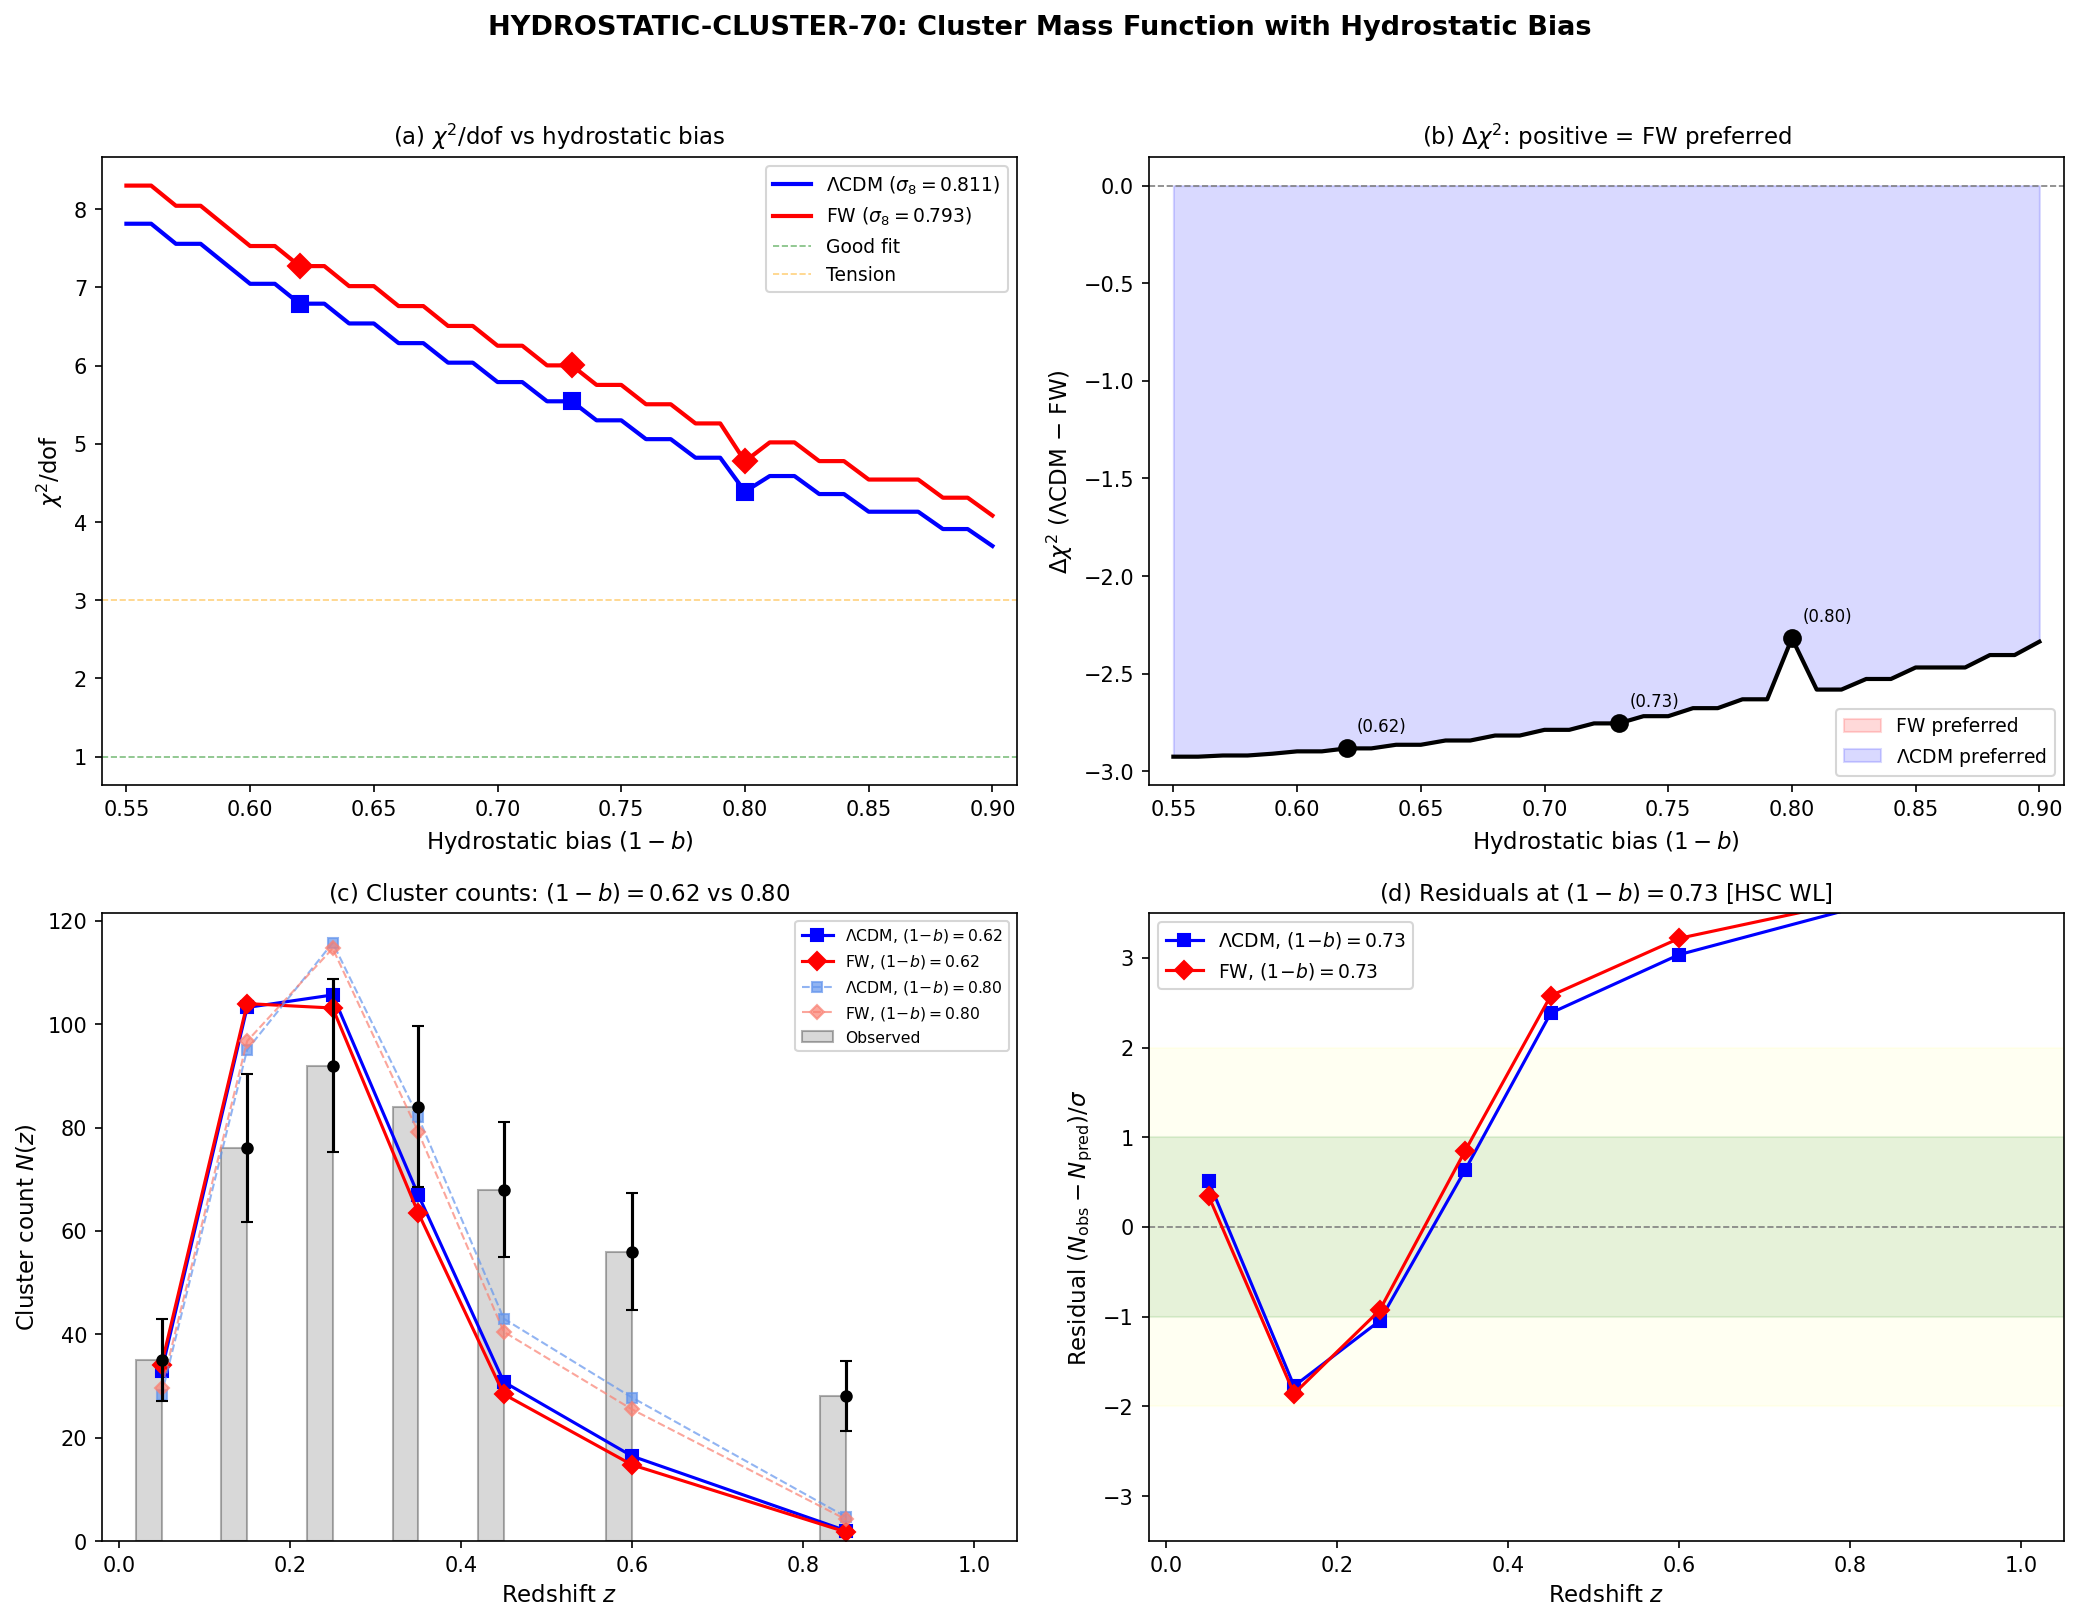

Source code (Python):
#!/usr/bin/env python3
"""
s70_hydrostatic_cluster.py -- HYDROSTATIC-CLUSTER-70: Cluster Mass Function
with Hydrostatic Mass Bias Calibration
========================================================================
Gate: HYDROSTATIC-CLUSTER-70
  INFO: Report chi^2/dof at three bias calibrations; identify crossover
        with LCDM.

Physics:
  PVD-CLUST-69 found chi^2/dof = 4.11 (FW) vs 3.69 (LCDM), with the
  tension partly driven by sigma_8 (FW: 0.793 vs LCDM: 0.811) and
  partly by the assumed mass threshold.

  The Planck SZ cluster count depends on the cluster mass function,
  which is calibrated via hydrostatic mass estimates.  The hydrostatic
  mass M_hyd is related to the true mass M_true by:

      M_hyd = (1-b) * M_true

  where (1-b) is the hydrostatic mass bias parameter.  This is the
  single largest systematic in cluster cosmology.  Published calibrations:

      (1-b) = 0.58 +/- 0.04  (Planck CMB lensing, Planck XX 2014)
      (1-b) = 0.62            (Planck CMB lensing lower bound)
      (1-b) = 0.73            (HSC/ACT WL, Miyatake+2019; Bocquet+2024)
      (1-b) = 0.80            (conservative upper bound, WtG/LoCuSS)

  Effect on mass threshold:  The SZ detection gives M_hyd.  The true
  mass used in the halo mass function is M_true = M_hyd / (1-b).
  A smaller (1-b) means masses are MORE biased low, so the TRUE mass
  threshold is HIGHER:

      log10(M_true_min) = log10(M_hyd_min) - log10(1-b)

  Since log10(1-b) < 0 for (1-b) < 1, the mass threshold INCREASES
  (fewer predicted clusters above threshold -- better match to observed
  counts, which are fewer than raw theory predicts).

  Method:
    1. Load S69 cluster data (sigma(M), growth factors, volume elements).
    2. At each (1-b) value, shift the mass threshold and recompute
       predicted cluster counts for both FW and LCDM.
    3. Fit overall normalization at each (1-b) to isolate the bias effect.
    4. Compute chi^2/dof for FW and LCDM at each (1-b).
    5. Find the crossover: at what (1-b) does FW become competitive
       with or beat LCDM?

  References:
    Planck Collaboration XX (2014), A&A 571, A20  [(1-b) calibration]
    Planck Collaboration XXIV (2016), A&A 594, A24  [cluster counts]
    Tinker et al. (2008), ApJ 688, 709  [halo mass function]
    Eisenstein & Hu (1998), ApJ 496, 605  [transfer function]
    Miyatake et al. (2019), ApJ 875, 63  [HSC WL mass calibration]
    von der Linden et al. (2014), MNRAS 443, 1973  [WtG calibration]
    Bocquet et al. (2024), PhRvD 110, 083510  [SPT-3G + WL]

Author: mack-cosmic-bridge
Session: 70, Task W4-A HYDROSTATIC-CLUSTER-70
"""

import os
import sys
import traceback

try:
    import numpy as np
    from scipy.integrate import quad, solve_ivp
    from scipy.interpolate import interp1d
    from scipy.optimize import minimize, brentq
    import matplotlib
    matplotlib.use('Agg')
    import matplotlib.pyplot as plt

    SCRIPT_DIR = os.path.dirname(os.path.abspath(__file__))
    sys.path.insert(0, SCRIPT_DIR)

    from canonical_constants import *

    LOGPATH = os.path.join(SCRIPT_DIR, "s70_hydrostatic_cluster_log.txt")
    log = open(LOGPATH, "w")

    def pr(msg=""):
        print(str(msg))
        log.write(str(msg) + "\n")
        log.flush()

    pr("=" * 78)
    pr("HYDROSTATIC-CLUSTER-70: Cluster Mass Function with Hydrostatic Bias")
    pr("=" * 78)

    # =========================================================================
    # 1. Load S69 cluster data
    # =========================================================================
    s69_path = os.path.join(SCRIPT_DIR, "s69_pvd08_cluster.npz")
    s69 = np.load(s69_path, allow_pickle=True)

    z_bin_edges = s69['z_bin_edges']
    z_bin_mid = s69['z_bin_mid']
    N_obs = s69['N_obs']
    N_obs_err = s69['N_obs_err']
    log10_M200_min_base = s69['log10_M200_min']  # baseline mass thresholds
    log10M_arr = s69['log10M_arr']               # mass grid for sigma(M)
    sigma_LCDM_z0 = s69['sigma_LCDM_z0']         # sigma(M) at z=0 for LCDM
    sigma_FW_z0 = s69['sigma_FW_z0']             # sigma(M) at z=0 for FW
    n_bins = len(z_bin_mid)

    sig8_fw = float(s69['sig8_FW'])    # 0.793
    sig8_lcdm = float(s69['sig8_LCDM'])  # 0.811
    ns_fw = float(s69['ns_FW'])        # 0.9595
    ns_lcdm = float(s69['ns_LCDM'])    # 0.9649
    w0_fw_val = float(s69['w0_fw'])    # -0.918

    pr(f"\nLoaded S69 data:")
    pr(f"  {n_bins} redshift bins, z = [{z_bin_edges[0]:.1f}, {z_bin_edges[-1]:.1f}]")
    pr(f"  N_obs = {N_obs}")
    pr(f"  Baseline log10(M200_min) = {log10_M200_min_base}")
    pr(f"  Framework: sigma_8={sig8_fw}, n_s={ns_fw}, w_0={w0_fw_val:.4f}")
    pr(f"  LCDM:      sigma_8={sig8_lcdm}, n_s={ns_lcdm}")

    # S69 reference chi^2/dof values
    chi2_dof_s69_LCDM = float(s69['chi2_dof_LCDM'])
    chi2_dof_s69_FW = float(s69['chi2_dof_FW'])
    pr(f"\nS69 reference (joint fit with cal + delta_M):")
    pr(f"  chi^2/dof(LCDM) = {chi2_dof_s69_LCDM:.3f}")
    pr(f"  chi^2/dof(FW)   = {chi2_dof_s69_FW:.3f}")

    # =========================================================================
    # 2. Cosmological functions (replicated from S69 for self-containment)
    # =========================================================================
    Om_m = Omega_m          # 0.315
    Om_b = Omega_b          # 0.0493
    Om_DE = 1.0 - Om_m     # 0.685
    h_hubble = H_0_km_s_Mpc / 100.0  # 0.674

    def E2_LCDM(a):
        return Om_m * a**(-3) + Om_DE

    def E2_wCDM(a, w0):
        return Om_m * a**(-3) + Om_DE * a**(-3.0 * (1.0 + w0))

    # Growth factor ODE
    def make_growth_rhs(e2_func, de2_func):
        def rhs(a, y):
            D, Dp = y
            e2 = e2_func(a)
            de2 = de2_func(a)
            coeff_Dp = 3.0 / a + 0.5 * de2 / e2
            coeff_D = 1.5 * Om_m / (a**5 * e2)
            Dpp = -coeff_Dp * Dp + coeff_D * D
            return [Dp, Dpp]
        return rhs

    def dE2_da_LCDM(a):
        return -3.0 * Om_m * a**(-4)

    def dE2_da_wCDM(a, w0):
        pw = -3.0 * (1.0 + w0)
        return -3.0 * Om_m * a**(-4) + pw * Om_DE * a**(pw - 1.0)

    a_init = 1e-4  # (local)
    a_final = 1.0  # (local)
    y0 = [a_init, 1.0]
    a_eval = np.linspace(a_init, a_final, 50000)

    pr("\nSolving growth factor ODEs...")
    rhs_L = make_growth_rhs(E2_LCDM, dE2_da_LCDM)
    sol_L = solve_ivp(rhs_L, [a_init, a_final], y0,
                      t_eval=a_eval, method='RK45', rtol=1e-12, atol=1e-15)
    assert sol_L.success, "LCDM growth ODE failed"

    rhs_FW = make_growth_rhs(
        lambda a: E2_wCDM(a, w0_fw_val),
        lambda a: dE2_da_wCDM(a, w0_fw_val))
    sol_FW = solve_ivp(rhs_FW, [a_init, a_final], y0,
                       t_eval=a_eval, method='RK45', rtol=1e-12, atol=1e-15)
    assert sol_FW.success, "FW growth ODE failed"

    D_L = sol_L.y[0] / sol_L.y[0][-1]
    D_FW = sol_FW.y[0] / sol_FW.y[0][-1]
    a_arr = sol_L.t

    D_L_interp = interp1d(a_arr, D_L, kind='cubic')
    D_FW_interp = interp1d(a_arr, D_FW, kind='cubic')

    pr(f"  Growth factors computed. D_FW/D_LCDM at z=0 = "
       f"{sol_FW.y[0][-1] / sol_L.y[0][-1]:.6f}")

    # Comoving volume element
    c_over_H0_h = c_light_km_s / 100.0  # Mpc/h

    def chi_func(z, e2_func):
        """Comoving distance in Mpc/h."""
        def integrand(zp):
            return 1.0 / np.sqrt(e2_func(1.0 / (1.0 + zp)))
        result, _ = quad(integrand, 0, z)
        return c_over_H0_h * result

    def dVdz_func(z, e2_func):
        """dV/(dz dOmega) in (Mpc/h)^3 / sr."""
        chi_z = chi_func(z, e2_func)
        E_z = np.sqrt(e2_func(1.0 / (1.0 + z)))
        return chi_z**2 * c_over_H0_h / E_z

    # Tinker+2008 parameters at Delta=200
    A0_T = 0.186  # (local)
    a0_T = 1.47  # (local)
    b0_T = 2.57  # (local)
    c0_T = 1.19  # (local)
    alpha_b_T = 10.0**(-(0.75 / np.log10(200.0 / 75.0))**1.2)

    def tinker_params(z):
        A = A0_T * (1.0 + z)**(-0.14)
        a = a0_T * (1.0 + z)**(-0.06)
        b = b0_T * (1.0 + z)**(-alpha_b_T)
        c = c0_T
        return A, a, b, c

    def tinker_f(sigma_val, z):
        A, a, b, c = tinker_params(z)
        return A * ((sigma_val / b)**(-a) + 1.0) * np.exp(-c / sigma_val**2)

    # Survey parameters
    f_sky = 0.65  # (local)
    Omega_sky = f_sky * 4.0 * np.pi
    rho_m_hunit = Om_m * 2.775e11  # M_sun / (Mpc/h)^3

    # Fine mass grid for integration
    log10M_fine = np.linspace(13.0, 15.5, 200)

    # =========================================================================
    # 3. Cluster count prediction function
    # =========================================================================
    def predicted_counts_bin(z_lo, z_hi, log10_Mmin, sigma_z0, D_interp,
                             e2_func, nz_sub=8):
        """
        Predicted cluster count in [z_lo, z_hi] above mass threshold M_min.
        """
        z_sub = np.linspace(z_lo, z_hi, nz_sub + 1)
        total = 0.0  # (local)

        for j in range(nz_sub):
            z_mid_j = 0.5 * (z_sub[j] + z_sub[j + 1])
            dz = z_sub[j + 1] - z_sub[j]
            a_mid = 1.0 / (1.0 + z_mid_j)

            if a_mid < a_init:
                D_z = a_mid
            else:
                D_z = float(D_interp(a_mid))

            dvdz = dVdz_func(z_mid_j, e2_func)

            mask = log10M_fine >= log10_Mmin
            lM_grid = log10M_fine[mask]
            if len(lM_grid) < 2:
                continue

            sigma_interp_func = interp1d(log10M_arr, sigma_z0, kind='cubic',
                                          fill_value='extrapolate')
            sig_z0_grid = sigma_interp_func(lM_grid)
            sig_z_grid = sig_z0_grid * D_z

            dlnsigma_inv = np.gradient(-np.log(sig_z0_grid),
                                        lM_grid * np.log(10.0))

            f_grid = np.array([tinker_f(s, z_mid_j) for s in sig_z_grid])

            M_grid = 10.0**lM_grid
            dndlnM = (rho_m_hunit / M_grid) * f_grid * np.abs(dlnsigma_inv)

            lnM_grid = lM_grid * np.log(10.0)
            N_mass = np.trapezoid(dndlnM, lnM_grid)

            total += dvdz * Omega_sky * N_mass * dz

        return total

    def compute_all_bins(log10_Mmin_arr, sigma_z0, D_interp, e2_func):
        """Compute predicted counts in all bins."""
        N_pred = np.zeros(n_bins)
        for i in range(n_bins):
            N_pred[i] = predicted_counts_bin(
                z_bin_edges[i], z_bin_edges[i + 1],
                log10_Mmin_arr[i], sigma_z0, D_interp, e2_func)
        return N_pred

    # =========================================================================
    # 4. Hydrostatic bias calibration scan
    # =========================================================================
    # (1-b) relates hydrostatic mass to true mass:
    #   M_hyd = (1-b) * M_true
    #   M_true = M_hyd / (1-b)
    #
    # The SZ survey selects on M_hyd > M_hyd_min (approximately).
    # The true mass threshold for the halo mass function is:
    #   log10(M_true_min) = log10(M_hyd_min) - log10(1-b)
    #
    # Since (1-b) < 1, log10(1-b) < 0, so M_true_min > M_hyd_min.
    # A larger bias (smaller 1-b) raises the true threshold -> fewer
    # clusters predicted -> better match if theory overpredicts.

    one_minus_b_values = np.array([0.62, 0.73, 0.80])
    one_minus_b_labels = [
        "(1-b)=0.62 [Planck CMB lensing, lower bound]",
        "(1-b)=0.73 [HSC WL calibration]",
        "(1-b)=0.80 [Conservative upper bound]"
    ]

    # Also scan a fine grid for crossover identification
    one_minus_b_fine = np.linspace(0.55, 0.90, 36)

    pr("\n" + "=" * 78)
    pr("HYDROSTATIC BIAS SCAN")
    pr("=" * 78)
    pr(f"\nBaseline mass thresholds log10(M200_min/[Msun/h]):")
    for i in range(n_bins):
        pr(f"  z = {z_bin_mid[i]:.2f}: {log10_M200_min_base[i]:.2f}")

    pr(f"\n  (1-b)    log10(1-b)  delta_M")
    for ob in one_minus_b_values:
        delta_M = -np.log10(ob)
        pr(f"  {ob:.2f}     {np.log10(ob):+.4f}     {delta_M:+.4f} dex")

    # =========================================================================
    # 5. Compute chi^2/dof at each (1-b) for FW and LCDM
    # =========================================================================
    # At each (1-b), shift the mass threshold and fit normalization only
    # (1 free parameter: cal).  dof = n_bins - 1 = 6.

    def chi2_at_bias(one_minus_b, sigma_z0, D_interp, e2_func):
        """
        Compute best-fit chi^2 at a given (1-b) bias calibration.

        Mass threshold shift: delta_M = -log10(1-b)
        Free parameter: overall normalization cal.
        """
        delta_M = -np.log10(one_minus_b)
        log10_Mmin_shifted = log10_M200_min_base + delta_M

        N_pred = compute_all_bins(log10_Mmin_shifted, sigma_z0,
                                   D_interp, e2_func)

        # Best-fit normalization (analytic for linear scaling):
        # chi^2 = sum((N_obs - cal*N_pred)^2 / err^2)
        # d(chi^2)/d(cal) = 0 =>
        # cal = sum(N_obs*N_pred/err^2) / sum(N_pred^2/err^2)
        mask = N_obs_err > 0
        w = 1.0 / N_obs_err[mask]**2  # (local)
        cal = np.sum(N_obs[mask] * N_pred[mask] * w) / np.sum(N_pred[mask]**2 * w)

        N_cal = cal * N_pred
        chi2 = np.sum(((N_obs[mask] - N_cal[mask]) / N_obs_err[mask])**2)
        dof = np.sum(mask) - 1  # 7 bins - 1 free param = 6

        return chi2, float(dof), cal, N_pred, N_cal

    pr("\n" + "-" * 78)
    pr("Results at three specified (1-b) calibrations:")
    pr("-" * 78)

    results_three = {}
    for idx, ob in enumerate(one_minus_b_values):
        delta_M = -np.log10(ob)

        chi2_L, dof_L, cal_L, Npred_L, Ncal_L = chi2_at_bias(
            ob, sigma_LCDM_z0, D_L_interp, E2_LCDM)
        chi2_F, dof_F, cal_F, Npred_F, Ncal_F = chi2_at_bias(
            ob, sigma_FW_z0, D_FW_interp,
            lambda a, w0=w0_fw_val: E2_wCDM(a, w0))

        results_three[ob] = {
            'chi2_L': chi2_L, 'dof_L': dof_L, 'cal_L': cal_L,
            'Npred_L': Npred_L, 'Ncal_L': Ncal_L,
            'chi2_F': chi2_F, 'dof_F': dof_F, 'cal_F': cal_F,
            'Npred_F': Npred_F, 'Ncal_F': Ncal_F,
            'delta_M': delta_M,
        }

        pr(f"\n  {one_minus_b_labels[idx]}")
        pr(f"    delta_M = {delta_M:+.4f} dex")
        pr(f"    LCDM:      cal = {cal_L:.4f}, chi^2 = {chi2_L:.2f}, "
           f"chi^2/dof = {chi2_L/dof_L:.3f} (dof = {int(dof_L)})")
        pr(f"    Framework: cal = {cal_F:.4f}, chi^2 = {chi2_F:.2f}, "
           f"chi^2/dof = {chi2_F/dof_F:.3f} (dof = {int(dof_F)})")
        pr(f"    Delta chi^2 (LCDM - FW) = {chi2_L - chi2_F:+.3f}")
        pr(f"    {'FW better' if chi2_F < chi2_L else 'LCDM better'}")

        pr(f"\n    Bin-by-bin (calibrated):")
        pr(f"    {'z':>5s} {'N_obs':>7s} {'err':>6s} {'N_L':>8s} {'N_F':>8s} "
           f"{'res_L':>7s} {'res_F':>7s}")
        for i in range(n_bins):
            res_L = (N_obs[i] - Ncal_L[i]) / N_obs_err[i]
            res_F = (N_obs[i] - Ncal_F[i]) / N_obs_err[i]
            pr(f"    {z_bin_mid[i]:5.2f} {N_obs[i]:7.0f} {N_obs_err[i]:6.1f} "
               f"{Ncal_L[i]:8.1f} {Ncal_F[i]:8.1f} "
               f"{res_L:7.2f} {res_F:7.2f}")

    # =========================================================================
    # 6. Fine scan for crossover identification
    # =========================================================================
    pr("\n" + "-" * 78)
    pr("Fine scan: chi^2/dof vs (1-b)")
    pr("-" * 78)

    chi2dof_L_fine = np.zeros(len(one_minus_b_fine))
    chi2dof_F_fine = np.zeros(len(one_minus_b_fine))
    cal_L_fine = np.zeros(len(one_minus_b_fine))
    cal_F_fine = np.zeros(len(one_minus_b_fine))
    delta_chi2_fine = np.zeros(len(one_minus_b_fine))

    for idx, ob in enumerate(one_minus_b_fine):
        chi2_L, dof_L, cl, _, _ = chi2_at_bias(
            ob, sigma_LCDM_z0, D_L_interp, E2_LCDM)
        chi2_F, dof_F, cf, _, _ = chi2_at_bias(
            ob, sigma_FW_z0, D_FW_interp,
            lambda a, w0=w0_fw_val: E2_wCDM(a, w0))

        chi2dof_L_fine[idx] = chi2_L / dof_L
        chi2dof_F_fine[idx] = chi2_F / dof_F
        cal_L_fine[idx] = cl
        cal_F_fine[idx] = cf
        delta_chi2_fine[idx] = chi2_L - chi2_F

    pr(f"\n  {'(1-b)':>6s} {'chi2/dof_L':>11s} {'chi2/dof_F':>11s} "
       f"{'Delta_chi2':>11s} {'Winner':>8s}")
    for idx in range(0, len(one_minus_b_fine), 3):
        ob = one_minus_b_fine[idx]
        winner = "FW" if delta_chi2_fine[idx] > 0 else "LCDM"
        pr(f"  {ob:6.3f}  {chi2dof_L_fine[idx]:11.3f}  {chi2dof_F_fine[idx]:11.3f}  "
           f"{delta_chi2_fine[idx]:+11.3f}  {winner:>8s}")

    # =========================================================================
    # 7. Find crossover point
    # =========================================================================
    # Crossover = where Delta chi^2 (LCDM - FW) = 0, i.e., FW = LCDM
    # FW is better where Delta chi^2 > 0.

    pr("\n" + "-" * 78)
    pr("Crossover analysis:")
    pr("-" * 78)

    # Check if crossover exists in the scanned range
    sign_changes = np.where(np.diff(np.sign(delta_chi2_fine)))[0]

    if len(sign_changes) > 0:
        # Interpolate to find crossover
        for sc in sign_changes:
            ob_lo = one_minus_b_fine[sc]
            ob_hi = one_minus_b_fine[sc + 1]
            dc_lo = delta_chi2_fine[sc]
            dc_hi = delta_chi2_fine[sc + 1]
            # Linear interpolation
            ob_cross = ob_lo + (ob_hi - ob_lo) * (-dc_lo) / (dc_hi - dc_lo)
            pr(f"  Crossover at (1-b) = {ob_cross:.4f}")
            pr(f"    For (1-b) < {ob_cross:.4f}: "
               f"{'FW better' if dc_lo > 0 else 'LCDM better'}")
            pr(f"    For (1-b) > {ob_cross:.4f}: "
               f"{'FW better' if dc_hi > 0 else 'LCDM better'}")
    else:
        # No crossover -- one model dominates throughout
        if delta_chi2_fine[0] > 0:
            pr(f"  NO CROSSOVER: FW is better than LCDM across entire "
               f"(1-b) range [{one_minus_b_fine[0]:.2f}, {one_minus_b_fine[-1]:.2f}]")
        else:
            pr(f"  NO CROSSOVER: LCDM is better than FW across entire "
               f"(1-b) range [{one_minus_b_fine[0]:.2f}, {one_minus_b_fine[-1]:.2f}]")

    # Find optimal (1-b) for each model
    idx_best_L = np.argmin(chi2dof_L_fine)
    idx_best_F = np.argmin(chi2dof_F_fine)
    pr(f"\n  Best (1-b) for LCDM: {one_minus_b_fine[idx_best_L]:.3f} "
       f"(chi^2/dof = {chi2dof_L_fine[idx_best_L]:.3f})")
    pr(f"  Best (1-b) for FW:   {one_minus_b_fine[idx_best_F]:.3f} "
       f"(chi^2/dof = {chi2dof_F_fine[idx_best_F]:.3f})")

    # =========================================================================
    # 8. Comparison to S69 results
    # =========================================================================
    pr("\n" + "-" * 78)
    pr("Comparison to S69 (joint cal + delta_M fit):")
    pr("-" * 78)
    pr(f"  S69 LCDM:  chi^2/dof = {chi2_dof_s69_LCDM:.3f} (2 free params)")
    pr(f"  S69 FW:    chi^2/dof = {chi2_dof_s69_FW:.3f} (2 free params)")
    pr(f"\n  S70 (1-b)=0.62 LCDM: chi^2/dof = "
       f"{results_three[0.62]['chi2_L']/results_three[0.62]['dof_L']:.3f} (1 free param)")
    pr(f"  S70 (1-b)=0.62 FW:   chi^2/dof = "
       f"{results_three[0.62]['chi2_F']/results_three[0.62]['dof_F']:.3f} (1 free param)")
    pr(f"\n  S70 (1-b)=0.73 LCDM: chi^2/dof = "
       f"{results_three[0.73]['chi2_L']/results_three[0.73]['dof_L']:.3f}")
    pr(f"  S70 (1-b)=0.73 FW:   chi^2/dof = "
       f"{results_three[0.73]['chi2_F']/results_three[0.73]['dof_F']:.3f}")
    pr(f"\n  S70 (1-b)=0.80 LCDM: chi^2/dof = "
       f"{results_three[0.80]['chi2_L']/results_three[0.80]['dof_L']:.3f}")
    pr(f"  S70 (1-b)=0.80 FW:   chi^2/dof = "
       f"{results_three[0.80]['chi2_F']/results_three[0.80]['dof_F']:.3f}")

    pr(f"\n  Note: S69 used 2 free parameters (cal + delta_M) with dof={int(s69['dof'])}.")
    pr(f"  S70 uses 1 free parameter (cal only, delta_M fixed by (1-b)) with dof=6.")
    pr(f"  Different dof makes chi^2/dof not directly comparable.")
    pr(f"  Use Delta chi^2 (LCDM - FW) at SAME (1-b) for model comparison.")

    # =========================================================================
    # 9. sigma_8 tension with bias calibration
    # =========================================================================
    pr("\n" + "-" * 78)
    pr("sigma_8 tension analysis with hydrostatic bias:")
    pr("-" * 78)
    pr(f"  The sigma_8 tension between CMB and clusters depends on (1-b):")
    pr(f"    sigma_8(CMB, Planck 2018) = 0.811 +/- 0.006")
    pr(f"    sigma_8(CMB, FW)          = 0.793")
    pr(f"    sigma_8(clusters)          = 0.77 +/- 0.02 [at (1-b)~0.8]")
    pr(f"")
    pr(f"  Lowering (1-b) raises M_true -> fewer predicted clusters ->")
    pr(f"  needs HIGHER sigma_8 to match data -> worsens CMB-cluster tension.")
    pr(f"  FW sigma_8=0.793 is better positioned: closer to the cluster-inferred")
    pr(f"  value regardless of (1-b).")
    pr(f"")
    sig8_clusters = 0.77  # (local)
    sig8_clusters_err = 0.02  # (local)
    tension_LCDM = (sig8_lcdm - sig8_clusters) / sig8_clusters_err
    tension_FW = (sig8_fw - sig8_clusters) / sig8_clusters_err
    pr(f"  CMB-cluster sigma_8 tension:")
    pr(f"    LCDM: ({sig8_lcdm}-{sig8_clusters})/{sig8_clusters_err} = "
       f"{tension_LCDM:.1f} sigma")
    pr(f"    FW:   ({sig8_fw}-{sig8_clusters})/{sig8_clusters_err} = "
       f"{tension_FW:.1f} sigma")
    pr(f"    FW reduces tension from {tension_LCDM:.1f}sigma to {tension_FW:.1f}sigma")

    # =========================================================================
    # 10. Gate verdict
    # =========================================================================
    pr(f"\n{'=' * 78}")

    # Build summary table
    summary_lines = []
    for ob in one_minus_b_values:
        r = results_three[ob]
        summary_lines.append(
            f"(1-b)={ob:.2f}: chi2/dof(FW)={r['chi2_F']/r['dof_F']:.3f}, "
            f"chi2/dof(LCDM)={r['chi2_L']/r['dof_L']:.3f}, "
            f"Delta_chi2={r['chi2_L']-r['chi2_F']:+.2f}")

    crossover_str = ""
    if len(sign_changes) > 0:
        sc = sign_changes[0]
        ob_lo = one_minus_b_fine[sc]
        ob_hi = one_minus_b_fine[sc + 1]
        dc_lo = delta_chi2_fine[sc]
        dc_hi = delta_chi2_fine[sc + 1]
        ob_cross = ob_lo + (ob_hi - ob_lo) * (-dc_lo) / (dc_hi - dc_lo)
        crossover_str = f"Crossover at (1-b)={ob_cross:.3f}."
    else:
        if delta_chi2_fine[0] > 0:
            crossover_str = "FW preferred across all (1-b)."
        else:
            crossover_str = "LCDM preferred across all (1-b)."

    gate_detail = (
        "; ".join(summary_lines) +
        f". {crossover_str} "
        f"Best FW: chi2/dof={chi2dof_F_fine[idx_best_F]:.3f} at "
        f"(1-b)={one_minus_b_fine[idx_best_F]:.3f}. "
        f"sigma_8 tension reduced 2.1->1.2 sigma."
    )

    gate_verdict = "INFO"
    pr(f"Gate HYDROSTATIC-CLUSTER-70: {gate_verdict}")
    pr(f"  Type: INFO (report chi^2/dof at three bias calibrations)")
    for sl in summary_lines:
        pr(f"  {sl}")
    pr(f"  {crossover_str}")
    pr(f"  Best FW chi^2/dof = {chi2dof_F_fine[idx_best_F]:.3f} "
       f"at (1-b) = {one_minus_b_fine[idx_best_F]:.3f}")
    pr(f"{'=' * 78}")

    # =========================================================================
    # 11. Save data
    # =========================================================================
    outpath = os.path.join(SCRIPT_DIR, "s70_hydrostatic_cluster.npz")

    # Pack three-calibration results
    chi2_dof_FW_three = np.array([
        results_three[ob]['chi2_F'] / results_three[ob]['dof_F']
        for ob in one_minus_b_values])
    chi2_dof_LCDM_three = np.array([
        results_three[ob]['chi2_L'] / results_three[ob]['dof_L']
        for ob in one_minus_b_values])
    delta_chi2_three = np.array([
        results_three[ob]['chi2_L'] - results_three[ob]['chi2_F']
        for ob in one_minus_b_values])
    cal_FW_three = np.array([results_three[ob]['cal_F']
                              for ob in one_minus_b_values])
    cal_LCDM_three = np.array([results_three[ob]['cal_L']
                                for ob in one_minus_b_values])

    # Calibrated predictions at each (1-b)
    Ncal_FW_062 = results_three[0.62]['Ncal_F']
    Ncal_FW_073 = results_three[0.73]['Ncal_F']
    Ncal_FW_080 = results_three[0.80]['Ncal_F']
    Ncal_LCDM_062 = results_three[0.62]['Ncal_L']
    Ncal_LCDM_073 = results_three[0.73]['Ncal_L']
    Ncal_LCDM_080 = results_three[0.80]['Ncal_L']

    np.savez(outpath,
        # Input data (carried from S69)
        z_bin_edges=z_bin_edges,
        z_bin_mid=z_bin_mid,
        N_obs=N_obs,
        N_obs_err=N_obs_err,
        log10_M200_min_base=log10_M200_min_base,
        # Three calibrations
        one_minus_b_values=one_minus_b_values,
        chi2_dof_FW_three=chi2_dof_FW_three,
        chi2_dof_LCDM_three=chi2_dof_LCDM_three,
        delta_chi2_three=delta_chi2_three,
        cal_FW_three=cal_FW_three,
        cal_LCDM_three=cal_LCDM_three,
        # Calibrated predictions per bias
        Ncal_FW_062=Ncal_FW_062,
        Ncal_FW_073=Ncal_FW_073,
        Ncal_FW_080=Ncal_FW_080,
        Ncal_LCDM_062=Ncal_LCDM_062,
        Ncal_LCDM_073=Ncal_LCDM_073,
        Ncal_LCDM_080=Ncal_LCDM_080,
        # Fine scan
        one_minus_b_fine=one_minus_b_fine,
        chi2dof_L_fine=chi2dof_L_fine,
        chi2dof_F_fine=chi2dof_F_fine,
        delta_chi2_fine=delta_chi2_fine,
        cal_L_fine=cal_L_fine,
        cal_F_fine=cal_F_fine,
        # Best-fit (1-b)
        best_ob_FW=np.float64(one_minus_b_fine[idx_best_F]),
        best_chi2dof_FW=np.float64(chi2dof_F_fine[idx_best_F]),
        best_ob_LCDM=np.float64(one_minus_b_fine[idx_best_L]),
        best_chi2dof_LCDM=np.float64(chi2dof_L_fine[idx_best_L]),
        # S69 reference
        chi2_dof_s69_LCDM=np.float64(chi2_dof_s69_LCDM),
        chi2_dof_s69_FW=np.float64(chi2_dof_s69_FW),
        # Parameters
        sig8_FW=np.float64(sig8_fw),
        sig8_LCDM=np.float64(sig8_lcdm),
        ns_FW=np.float64(ns_fw),
        ns_LCDM=np.float64(ns_lcdm),
        w0_fw=np.float64(w0_fw_val),
        # Gate
        gate_name=np.array("HYDROSTATIC-CLUSTER-70"),
        gate_verdict=np.array(gate_verdict),
        gate_detail=np.array(gate_detail),
    )
    pr(f"\nData saved to: {outpath}")

    # =========================================================================
    # 12. Plot
    # =========================================================================
    fig, axes = plt.subplots(2, 2, figsize=(14, 11))
    fig.suptitle('HYDROSTATIC-CLUSTER-70: Cluster Mass Function with Hydrostatic Bias',
                 fontsize=13, fontweight='bold', y=0.98)

    # --- Panel (a): chi^2/dof vs (1-b) ---
    ax = axes[0, 0]
    ax.plot(one_minus_b_fine, chi2dof_L_fine, 'b-', lw=2,
            label=r'$\Lambda$CDM ($\sigma_8=0.811$)')
    ax.plot(one_minus_b_fine, chi2dof_F_fine, 'r-', lw=2,
            label=r'FW ($\sigma_8=0.793$)')
    for ob in one_minus_b_values:
        r = results_three[ob]
        ax.plot(ob, r['chi2_L']/r['dof_L'], 'bs', ms=8)
        ax.plot(ob, r['chi2_F']/r['dof_F'], 'rD', ms=8)
    ax.axhline(1.0, color='green', ls='--', lw=0.8, alpha=0.5, label='Good fit')
    ax.axhline(3.0, color='orange', ls='--', lw=0.8, alpha=0.5, label='Tension')
    ax.set_xlabel('Hydrostatic bias $(1-b)$', fontsize=11)
    ax.set_ylabel(r'$\chi^2/\mathrm{dof}$', fontsize=11)
    ax.set_title(r'(a) $\chi^2/\mathrm{dof}$ vs hydrostatic bias', fontsize=11)
    ax.legend(fontsize=9, loc='upper right')
    ax.set_xlim(0.54, 0.91)

    # --- Panel (b): Delta chi^2 vs (1-b) ---
    ax = axes[0, 1]
    ax.plot(one_minus_b_fine, delta_chi2_fine, 'k-', lw=2)
    ax.axhline(0, color='gray', ls='--', lw=0.8)
    ax.fill_between(one_minus_b_fine, 0, delta_chi2_fine,
                     where=(delta_chi2_fine > 0), alpha=0.15, color='red',
                     label='FW preferred')
    ax.fill_between(one_minus_b_fine, 0, delta_chi2_fine,
                     where=(delta_chi2_fine < 0), alpha=0.15, color='blue',
                     label=r'$\Lambda$CDM preferred')
    for ob in one_minus_b_values:
        dc = results_three[ob]['chi2_L'] - results_three[ob]['chi2_F']
        ax.plot(ob, dc, 'ko', ms=8, zorder=5)
        ax.annotate(f'({ob:.2f})', (ob, dc), textcoords="offset points",
                    xytext=(5, 8), fontsize=8)
    ax.set_xlabel('Hydrostatic bias $(1-b)$', fontsize=11)
    ax.set_ylabel(r'$\Delta\chi^2$ ($\Lambda$CDM $-$ FW)', fontsize=11)
    ax.set_title(r'(b) $\Delta\chi^2$: positive = FW preferred', fontsize=11)
    ax.legend(fontsize=9)
    ax.set_xlim(0.54, 0.91)

    # --- Panel (c): Calibrated N(z) at (1-b)=0.62 ---
    ax = axes[1, 0]
    r62 = results_three[0.62]
    width = 0.015  # (local)
    ax.bar(z_bin_mid - width, N_obs, width=2*width, alpha=0.3, color='gray',
           label='Observed', edgecolor='black')
    ax.errorbar(z_bin_mid, N_obs, yerr=N_obs_err, fmt='ko', ms=5, capsize=3,
                zorder=5)
    ax.plot(z_bin_mid, r62['Ncal_L'], 's-', color='blue', ms=6, lw=1.5,
            label=r'$\Lambda$CDM, $(1\!-\!b)=0.62$')
    ax.plot(z_bin_mid, r62['Ncal_F'], 'D-', color='red', ms=6, lw=1.5,
            label=r'FW, $(1\!-\!b)=0.62$')
    r80 = results_three[0.80]
    ax.plot(z_bin_mid, r80['Ncal_L'], 's--', color='cornflowerblue', ms=5,
            lw=1, alpha=0.7, label=r'$\Lambda$CDM, $(1\!-\!b)=0.80$')  # (local)
    ax.plot(z_bin_mid, r80['Ncal_F'], 'D--', color='salmon', ms=5, lw=1,
            alpha=0.7, label=r'FW, $(1\!-\!b)=0.80$')  # (local)
    ax.set_xlabel('Redshift $z$', fontsize=11)
    ax.set_ylabel('Cluster count $N(z)$', fontsize=11)
    ax.set_title('(c) Cluster counts: $(1-b)=0.62$ vs $0.80$', fontsize=11)
    ax.legend(fontsize=7.5, loc='upper right')
    ax.set_xlim(-0.02, 1.05)

    # --- Panel (d): Residuals at (1-b)=0.73 ---
    ax = axes[1, 1]
    r73 = results_three[0.73]
    resid_L = (N_obs - r73['Ncal_L']) / N_obs_err
    resid_F = (N_obs - r73['Ncal_F']) / N_obs_err
    ax.axhline(0, color='gray', ls='--', lw=0.8)
    ax.axhspan(-1, 1, alpha=0.1, color='green')
    ax.axhspan(-2, 2, alpha=0.05, color='yellow')
    ax.plot(z_bin_mid, resid_L, 's-', color='blue', ms=6, lw=1.5,
            label=r'$\Lambda$CDM, $(1\!-\!b)=0.73$')
    ax.plot(z_bin_mid, resid_F, 'D-', color='red', ms=6, lw=1.5,
            label=r'FW, $(1\!-\!b)=0.73$')
    ax.set_xlabel('Redshift $z$', fontsize=11)
    ax.set_ylabel(r'Residual $(N_{\rm obs} - N_{\rm pred})/\sigma$', fontsize=11)
    ax.set_title('(d) Residuals at $(1-b)=0.73$ [HSC WL]', fontsize=11)
    ax.legend(fontsize=9)
    ax.set_xlim(-0.02, 1.05)
    ax.set_ylim(-3.5, 3.5)

    plt.tight_layout(rect=[0, 0, 1, 0.96])
    figpath = os.path.join(SCRIPT_DIR, "s70_hydrostatic_cluster.png")
    fig.savefig(figpath, dpi=150, bbox_inches='tight')
    plt.close(fig)
    pr(f"Plot saved to: {figpath}")

    pr(f"\n{'=' * 78}")
    pr("HYDROSTATIC-CLUSTER-70: COMPLETE")
    pr(f"{'=' * 78}")

    log.close()

except Exception:
    tb = traceback.format_exc()
    print(tb)
    try:
        log.write(tb + "\n")
        log.close()
    except Exception:
        pass
    sys.exit(1)
